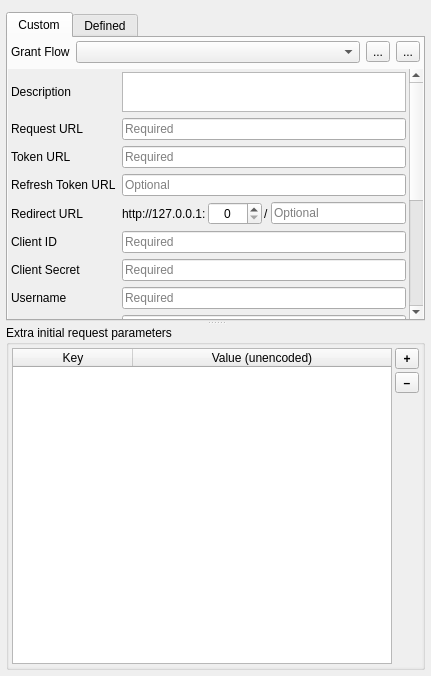
<?xml version="1.0" encoding="UTF-8"?>
<ui version="4.0">
 <class>QgsAuthOAuth2Edit</class>
 <widget class="QWidget" name="QgsAuthOAuth2Edit">
  <property name="enabled">
   <bool>true</bool>
  </property>
  <property name="geometry">
   <rect>
    <x>0</x>
    <y>0</y>
    <width>431</width>
    <height>676</height>
   </rect>
  </property>
  <layout class="QVBoxLayout" name="verticalLayout">
   <property name="leftMargin">
    <number>6</number>
   </property>
   <property name="topMargin">
    <number>6</number>
   </property>
   <property name="rightMargin">
    <number>6</number>
   </property>
   <property name="bottomMargin">
    <number>6</number>
   </property>
   <item>
    <widget class="QFrame" name="frameNotify">
     <property name="enabled">
      <bool>true</bool>
     </property>
     <property name="sizePolicy">
      <sizepolicy hsizetype="Preferred" vsizetype="Maximum">
       <horstretch>0</horstretch>
       <verstretch>0</verstretch>
      </sizepolicy>
     </property>
     <layout class="QHBoxLayout" name="horizontalLayout_2">
      <property name="spacing">
       <number>6</number>
      </property>
      <property name="leftMargin">
       <number>0</number>
      </property>
      <property name="topMargin">
       <number>0</number>
      </property>
      <property name="rightMargin">
       <number>0</number>
      </property>
      <property name="bottomMargin">
       <number>0</number>
      </property>
     </layout>
    </widget>
   </item>
   <item>
    <widget class="QSplitter" name="splitter">
     <property name="orientation">
      <enum>Qt::Vertical</enum>
     </property>
     <property name="handleWidth">
      <number>4</number>
     </property>
     <property name="childrenCollapsible">
      <bool>false</bool>
     </property>
     <widget class="QTabWidget" name="tabConfigs">
      <property name="sizePolicy">
       <sizepolicy hsizetype="Expanding" vsizetype="Expanding">
        <horstretch>0</horstretch>
        <verstretch>2</verstretch>
       </sizepolicy>
      </property>
      <property name="currentIndex">
       <number>0</number>
      </property>
      <widget class="QWidget" name="tabCustom">
       <attribute name="title">
        <string>Custom</string>
       </attribute>
       <layout class="QVBoxLayout" name="verticalLayout_3">
        <property name="spacing">
         <number>6</number>
        </property>
        <property name="leftMargin">
         <number>0</number>
        </property>
        <property name="topMargin">
         <number>3</number>
        </property>
        <property name="rightMargin">
         <number>0</number>
        </property>
        <property name="bottomMargin">
         <number>0</number>
        </property>
        <item>
         <widget class="QFrame" name="horizontalFrame_2">
          <property name="sizePolicy">
           <sizepolicy hsizetype="Preferred" vsizetype="Maximum">
            <horstretch>0</horstretch>
            <verstretch>0</verstretch>
           </sizepolicy>
          </property>
          <layout class="QGridLayout" name="gridLayout_2">
           <property name="leftMargin">
            <number>0</number>
           </property>
           <property name="topMargin">
            <number>0</number>
           </property>
           <property name="rightMargin">
            <number>0</number>
           </property>
           <property name="bottomMargin">
            <number>0</number>
           </property>
           <property name="spacing">
            <number>6</number>
           </property>
           <item row="0" column="2" rowspan="2">
            <layout class="QHBoxLayout" name="horizontalLayout_3">
             <property name="spacing">
              <number>6</number>
             </property>
             <property name="leftMargin">
              <number>3</number>
             </property>
             <property name="rightMargin">
              <number>3</number>
             </property>
             <item>
              <widget class="QLabel" name="lblGrantFlow">
               <property name="sizePolicy">
                <sizepolicy hsizetype="Maximum" vsizetype="Preferred">
                 <horstretch>0</horstretch>
                 <verstretch>0</verstretch>
                </sizepolicy>
               </property>
               <property name="text">
                <string>Grant Flow</string>
               </property>
              </widget>
             </item>
             <item>
              <widget class="QComboBox" name="cmbbxGrantFlow"/>
             </item>
             <item>
              <widget class="QToolButton" name="btnExport">
               <property name="toolTip">
                <string>Export configuration</string>
               </property>
               <property name="text">
                <string>...</string>
               </property>
               <property name="icon">
                <iconset resource="../oauth2-test-app/images/images.qrc">
                 <normaloff>:/images/themes/default/mActionSharingExport.svg</normaloff>:/images/themes/default/mActionSharingExport.svg</iconset>
               </property>
               <property name="iconSize">
                <size>
                 <width>16</width>
                 <height>16</height>
                </size>
               </property>
              </widget>
             </item>
             <item>
              <widget class="QToolButton" name="btnImport">
               <property name="toolTip">
                <string>Import configuration</string>
               </property>
               <property name="text">
                <string>...</string>
               </property>
               <property name="icon">
                <iconset resource="../oauth2-test-app/images/images.qrc">
                 <normaloff>:/images/themes/default/mActionSharingImport.svg</normaloff>:/images/themes/default/mActionSharingImport.svg</iconset>
               </property>
              </widget>
             </item>
            </layout>
           </item>
          </layout>
         </widget>
        </item>
        <item>
         <widget class="QScrollArea" name="scrollAreaCustom">
          <property name="frameShape">
           <enum>QFrame::NoFrame</enum>
          </property>
          <property name="verticalScrollBarPolicy">
           <enum>Qt::ScrollBarAlwaysOn</enum>
          </property>
          <property name="widgetResizable">
           <bool>true</bool>
          </property>
          <widget class="QWidget" name="scrollAreaWidgetContentsCustom">
           <property name="geometry">
            <rect>
             <x>0</x>
             <y>0</y>
             <width>398</width>
             <height>469</height>
            </rect>
           </property>
           <layout class="QGridLayout" name="gridLayout">
            <property name="leftMargin">
             <number>3</number>
            </property>
            <property name="topMargin">
             <number>3</number>
            </property>
            <property name="rightMargin">
             <number>3</number>
            </property>
            <property name="bottomMargin">
             <number>3</number>
            </property>
            <property name="spacing">
             <number>6</number>
            </property>
            <item row="11" column="0">
             <widget class="QLabel" name="lblScope">
              <property name="text">
               <string>Scope</string>
              </property>
             </widget>
            </item>
            <item row="12" column="1" colspan="4">
             <widget class="QLineEdit" name="leState">
              <property name="placeholderText">
               <string>Recommended</string>
              </property>
             </widget>
            </item>
            <item row="18" column="0">
             <widget class="QLabel" name="lblRequestTimeout">
              <property name="sizePolicy">
               <sizepolicy hsizetype="Maximum" vsizetype="Preferred">
                <horstretch>0</horstretch>
                <verstretch>0</verstretch>
               </sizepolicy>
              </property>
              <property name="text">
               <string>Request Timeout</string>
              </property>
              <property name="wordWrap">
               <bool>true</bool>
              </property>
             </widget>
            </item>
            <item row="4" column="0">
             <widget class="QLabel" name="lblRedirectUrl">
              <property name="text">
               <string>Redirect URL</string>
              </property>
              <property name="wordWrap">
               <bool>true</bool>
              </property>
             </widget>
            </item>
            <item row="18" column="1">
             <widget class="QSpinBox" name="spnbxRequestTimeout">
              <property name="sizePolicy">
               <sizepolicy hsizetype="Maximum" vsizetype="Fixed">
                <horstretch>0</horstretch>
                <verstretch>0</verstretch>
               </sizepolicy>
              </property>
              <property name="toolTip">
               <string>Authorization-related timeout</string>
              </property>
              <property name="alignment">
               <set>Qt::AlignCenter</set>
              </property>
              <property name="suffix">
               <string> seconds</string>
              </property>
              <property name="minimum">
               <number>5</number>
              </property>
              <property name="maximum">
               <number>3600</number>
              </property>
              <property name="value">
               <number>30</number>
              </property>
             </widget>
            </item>
            <item row="0" column="0">
             <widget class="QLabel" name="lblDescription">
              <property name="text">
               <string>Description</string>
              </property>
              <property name="wordWrap">
               <bool>true</bool>
              </property>
             </widget>
            </item>
            <item row="3" column="1" colspan="4">
             <widget class="QLineEdit" name="leRefreshTokenUrl">
              <property name="placeholderText">
               <string>Optional</string>
              </property>
             </widget>
            </item>
            <item row="13" column="0">
             <widget class="QLabel" name="lblApiKey">
              <property name="sizePolicy">
               <sizepolicy hsizetype="Maximum" vsizetype="Preferred">
                <horstretch>0</horstretch>
                <verstretch>0</verstretch>
               </sizepolicy>
              </property>
              <property name="text">
               <string>API Key</string>
              </property>
              <property name="wordWrap">
               <bool>true</bool>
              </property>
             </widget>
            </item>
            <item row="1" column="1" colspan="4">
             <widget class="QLineEdit" name="leRequestUrl">
              <property name="placeholderText">
               <string>Required</string>
              </property>
             </widget>
            </item>
            <item row="14" column="0" colspan="5">
             <widget class="Line" name="line">
              <property name="orientation">
               <enum>Qt::Horizontal</enum>
              </property>
             </widget>
            </item>
            <item row="1" column="0">
             <widget class="QLabel" name="lblRequestUrl">
              <property name="text">
               <string>Request URL</string>
              </property>
              <property name="wordWrap">
               <bool>true</bool>
              </property>
             </widget>
            </item>
            <item row="11" column="1" colspan="4">
             <widget class="QLineEdit" name="leScope">
              <property name="placeholderText">
               <string>Optional (space delimiter)</string>
              </property>
             </widget>
            </item>
            <item row="17" column="0">
             <widget class="QLabel" name="lblAccessMethod">
              <property name="sizePolicy">
               <sizepolicy hsizetype="Maximum" vsizetype="Preferred">
                <horstretch>0</horstretch>
                <verstretch>0</verstretch>
               </sizepolicy>
              </property>
              <property name="text">
               <string>Access Method</string>
              </property>
              <property name="wordWrap">
               <bool>true</bool>
              </property>
             </widget>
            </item>
            <item row="9" column="0">
             <widget class="QLabel" name="lblUsername">
              <property name="text">
               <string>Username</string>
              </property>
             </widget>
            </item>
            <item row="13" column="1" colspan="4">
             <widget class="QLineEdit" name="leApiKey">
              <property name="placeholderText">
               <string>Optional</string>
              </property>
             </widget>
            </item>
            <item row="15" column="0" colspan="5">
             <widget class="QLabel" name="label">
              <property name="font">
               <font>
                <pointsize>12</pointsize>
                <italic>true</italic>
               </font>
              </property>
              <property name="text">
               <string>Advanced</string>
              </property>
              <property name="alignment">
               <set>Qt::AlignCenter</set>
              </property>
             </widget>
            </item>
            <item row="10" column="0">
             <widget class="QLabel" name="lblPassword">
              <property name="text">
               <string>Password</string>
              </property>
             </widget>
            </item>
            <item row="17" column="1" colspan="4">
             <widget class="QComboBox" name="cmbbxAccessMethod">
              <property name="sizePolicy">
               <sizepolicy hsizetype="Expanding" vsizetype="Fixed">
                <horstretch>0</horstretch>
                <verstretch>0</verstretch>
               </sizepolicy>
              </property>
              <property name="toolTip">
               <string>Resource access token method</string>
              </property>
             </widget>
            </item>
            <item row="0" column="1" colspan="4">
             <widget class="QPlainTextEdit" name="pteDescription">
              <property name="maximumSize">
               <size>
                <width>16777215</width>
                <height>40</height>
               </size>
              </property>
             </widget>
            </item>
            <item row="2" column="1" colspan="4">
             <widget class="QLineEdit" name="leTokenUrl">
              <property name="placeholderText">
               <string>Required</string>
              </property>
             </widget>
            </item>
            <item row="8" column="1" colspan="4">
             <widget class="QgsPasswordLineEdit" name="leClientSecret">
              <property name="placeholderText">
               <string>Required</string>
              </property>
             </widget>
            </item>
            <item row="16" column="1" colspan="3">
             <widget class="QCheckBox" name="chkbxTokenPersist">
              <property name="text">
               <string>Persist between launches</string>
              </property>
             </widget>
            </item>
            <item row="2" column="0">
             <widget class="QLabel" name="lblTokenUrl">
              <property name="text">
               <string>Token URL</string>
              </property>
              <property name="wordWrap">
               <bool>true</bool>
              </property>
             </widget>
            </item>
            <item row="8" column="0">
             <widget class="QLabel" name="lblClientSecret">
              <property name="text">
               <string>Client Secret</string>
              </property>
              <property name="wordWrap">
               <bool>true</bool>
              </property>
             </widget>
            </item>
            <item row="10" column="1" colspan="4">
             <widget class="QgsPasswordLineEdit" name="lePassword">
              <property name="placeholderText">
               <string>Required</string>
              </property>
             </widget>
            </item>
            <item row="19" column="1">
             <spacer name="verticalSpacer">
              <property name="orientation">
               <enum>Qt::Vertical</enum>
              </property>
              <property name="sizeHint" stdset="0">
               <size>
                <width>20</width>
                <height>0</height>
               </size>
              </property>
             </spacer>
            </item>
            <item row="7" column="0">
             <widget class="QLabel" name="lblClientId">
              <property name="text">
               <string>Client ID</string>
              </property>
              <property name="wordWrap">
               <bool>true</bool>
              </property>
             </widget>
            </item>
            <item row="7" column="1" colspan="4">
             <widget class="QLineEdit" name="leClientId">
              <property name="placeholderText">
               <string>Required</string>
              </property>
             </widget>
            </item>
            <item row="12" column="0">
             <widget class="QLabel" name="lblState">
              <property name="text">
               <string>State</string>
              </property>
             </widget>
            </item>
            <item row="16" column="0">
             <widget class="QLabel" name="lblTokenPersist">
              <property name="text">
               <string>Token Session</string>
              </property>
              <property name="wordWrap">
               <bool>true</bool>
              </property>
             </widget>
            </item>
            <item row="3" column="0">
             <widget class="QLabel" name="lblRefreshTokenUrl">
              <property name="text">
               <string>Refresh Token URL</string>
              </property>
              <property name="wordWrap">
               <bool>true</bool>
              </property>
             </widget>
            </item>
            <item row="9" column="1" colspan="4">
             <widget class="QLineEdit" name="leUsername">
              <property name="placeholderText">
               <string>Required</string>
              </property>
             </widget>
            </item>
            <item row="4" column="1" colspan="4">
             <widget class="QFrame" name="frameRedirectUrl">
              <layout class="QHBoxLayout" name="horizontalLayout_4">
               <property name="spacing">
                <number>2</number>
               </property>
               <property name="leftMargin">
                <number>0</number>
               </property>
               <property name="topMargin">
                <number>0</number>
               </property>
               <property name="rightMargin">
                <number>0</number>
               </property>
               <property name="bottomMargin">
                <number>0</number>
               </property>
               <item>
                <widget class="QLabel" name="lblRedirectIP">
                 <property name="text">
                  <string>http://127.0.0.1:</string>
                 </property>
                </widget>
               </item>
               <item>
                <widget class="QSpinBox" name="spnbxRedirectPort">
                 <property name="sizePolicy">
                  <sizepolicy hsizetype="Maximum" vsizetype="Fixed">
                   <horstretch>0</horstretch>
                   <verstretch>0</verstretch>
                  </sizepolicy>
                 </property>
                 <property name="toolTip">
                  <string>Port number</string>
                 </property>
                 <property name="alignment">
                  <set>Qt::AlignCenter</set>
                 </property>
                 <property name="minimum">
                  <number>0</number>
                 </property>
                 <property name="maximum">
                  <number>9999</number>
                 </property>
                 <property name="value">
                  <number>0</number>
                 </property>
                </widget>
               </item>
               <item>
                <widget class="QLabel" name="lblRedirectUrlSep">
                 <property name="text">
                  <string>/</string>
                 </property>
                </widget>
               </item>
               <item>
                <widget class="QLineEdit" name="leRedirectUrl">
                 <property name="minimumSize">
                  <size>
                   <width>50</width>
                   <height>0</height>
                  </size>
                 </property>
                 <property name="toolTip">
                  <string>Subdirectory</string>
                 </property>
                 <property name="placeholderText">
                  <string>Optional</string>
                 </property>
                </widget>
               </item>
              </layout>
             </widget>
            </item>
           </layout>
          </widget>
         </widget>
        </item>
       </layout>
      </widget>
      <widget class="QWidget" name="tabDefined">
       <attribute name="title">
        <string>Defined</string>
       </attribute>
       <layout class="QVBoxLayout" name="verticalLayout_2">
        <property name="spacing">
         <number>6</number>
        </property>
        <property name="leftMargin">
         <number>3</number>
        </property>
        <property name="topMargin">
         <number>3</number>
        </property>
        <property name="rightMargin">
         <number>3</number>
        </property>
        <property name="bottomMargin">
         <number>0</number>
        </property>
        <item>
         <widget class="QListWidget" name="lstwdgDefinedConfigs">
          <property name="sizePolicy">
           <sizepolicy hsizetype="Expanding" vsizetype="Expanding">
            <horstretch>0</horstretch>
            <verstretch>4</verstretch>
           </sizepolicy>
          </property>
          <property name="font">
           <font>
            <pointsize>13</pointsize>
           </font>
          </property>
          <property name="verticalScrollBarPolicy">
           <enum>Qt::ScrollBarAlwaysOn</enum>
          </property>
          <property name="editTriggers">
           <set>QAbstractItemView::NoEditTriggers</set>
          </property>
          <property name="showDropIndicator" stdset="0">
           <bool>false</bool>
          </property>
          <property name="alternatingRowColors">
           <bool>true</bool>
          </property>
          <property name="verticalScrollMode">
           <enum>QAbstractItemView::ScrollPerItem</enum>
          </property>
          <property name="spacing">
           <number>2</number>
          </property>
          <property name="uniformItemSizes">
           <bool>true</bool>
          </property>
         </widget>
        </item>
        <item>
         <layout class="QHBoxLayout" name="horizontalLayout">
          <property name="spacing">
           <number>0</number>
          </property>
          <item>
           <widget class="QLineEdit" name="leDefinedDirPath">
            <property name="readOnly">
             <bool>true</bool>
            </property>
           </widget>
          </item>
          <item>
           <widget class="QToolButton" name="btnGetDefinedDirPath">
            <property name="toolTip">
             <string>Add extra config directory to parse</string>
            </property>
            <property name="styleSheet">
             <string notr="true"/>
            </property>
            <property name="text">
             <string>...</string>
            </property>
            <property name="icon">
             <iconset resource="../oauth2-test-app/images/images.qrc">
              <normaloff>:/images/themes/default/mActionFileOpen.svg</normaloff>:/images/themes/default/mActionFileOpen.svg</iconset>
            </property>
            <property name="iconSize">
             <size>
              <width>20</width>
              <height>14</height>
             </size>
            </property>
           </widget>
          </item>
         </layout>
        </item>
       </layout>
      </widget>
     </widget>
     <widget class="QgsCollapsibleGroupBoxBasic" name="grpbxAdvanced">
      <property name="sizePolicy">
       <sizepolicy hsizetype="Preferred" vsizetype="Preferred">
        <horstretch>0</horstretch>
        <verstretch>4</verstretch>
       </sizepolicy>
      </property>
      <property name="title">
       <string>Extra initial request parameters</string>
      </property>
      <layout class="QVBoxLayout" name="verticalLayout_4">
       <property name="spacing">
        <number>0</number>
       </property>
       <property name="leftMargin">
        <number>0</number>
       </property>
       <property name="topMargin">
        <number>0</number>
       </property>
       <property name="rightMargin">
        <number>0</number>
       </property>
       <property name="bottomMargin">
        <number>0</number>
       </property>
       <item>
        <widget class="QScrollArea" name="scrollAreaAdvanced">
         <property name="frameShape">
          <enum>QFrame::NoFrame</enum>
         </property>
         <property name="widgetResizable">
          <bool>true</bool>
         </property>
         <widget class="QWidget" name="scrollAreaWidgetContentsAdvanced">
          <property name="geometry">
           <rect>
            <x>0</x>
            <y>0</y>
            <width>413</width>
            <height>298</height>
           </rect>
          </property>
          <layout class="QGridLayout" name="gridLayout_3">
           <property name="leftMargin">
            <number>3</number>
           </property>
           <property name="topMargin">
            <number>3</number>
           </property>
           <property name="rightMargin">
            <number>3</number>
           </property>
           <property name="bottomMargin">
            <number>3</number>
           </property>
           <property name="spacing">
            <number>6</number>
           </property>
           <item row="3" column="0" colspan="2">
            <layout class="QHBoxLayout" name="horizontalLayout_5">
             <property name="spacing">
              <number>3</number>
             </property>
             <item>
              <widget class="QTableWidget" name="tblwdgQueryPairs">
               <property name="editTriggers">
                <set>QAbstractItemView::AllEditTriggers</set>
               </property>
               <property name="dragEnabled">
                <bool>true</bool>
               </property>
               <property name="dragDropMode">
                <enum>QAbstractItemView::DragOnly</enum>
               </property>
               <property name="selectionMode">
                <enum>QAbstractItemView::SingleSelection</enum>
               </property>
               <property name="sortingEnabled">
                <bool>true</bool>
               </property>
               <property name="wordWrap">
                <bool>false</bool>
               </property>
               <attribute name="horizontalHeaderDefaultSectionSize">
                <number>120</number>
               </attribute>
               <attribute name="horizontalHeaderMinimumSectionSize">
                <number>120</number>
               </attribute>
               <attribute name="horizontalHeaderShowSortIndicator" stdset="0">
                <bool>true</bool>
               </attribute>
               <attribute name="horizontalHeaderStretchLastSection">
                <bool>true</bool>
               </attribute>
               <attribute name="verticalHeaderVisible">
                <bool>false</bool>
               </attribute>
               <column>
                <property name="text">
                 <string>Key</string>
                </property>
               </column>
               <column>
                <property name="text">
                 <string>Value (unencoded)</string>
                </property>
               </column>
              </widget>
             </item>
             <item>
              <layout class="QVBoxLayout" name="verticalLayout_6">
               <item>
                <widget class="QToolButton" name="btnAddQueryPair">
                 <property name="minimumSize">
                  <size>
                   <width>24</width>
                   <height>0</height>
                  </size>
                 </property>
                 <property name="font">
                  <font>
                   <weight>75</weight>
                   <bold>true</bold>
                  </font>
                 </property>
                 <property name="text">
                  <string notr="true">+</string>
                 </property>
                </widget>
               </item>
               <item>
                <widget class="QToolButton" name="btnRemoveQueryPair">
                 <property name="minimumSize">
                  <size>
                   <width>24</width>
                   <height>0</height>
                  </size>
                 </property>
                 <property name="font">
                  <font>
                   <weight>75</weight>
                   <bold>true</bold>
                  </font>
                 </property>
                 <property name="text">
                  <string notr="true">–</string>
                 </property>
                </widget>
               </item>
               <item>
                <spacer name="verticalSpacer_7">
                 <property name="orientation">
                  <enum>Qt::Vertical</enum>
                 </property>
                 <property name="sizeHint" stdset="0">
                  <size>
                   <width>20</width>
                   <height>0</height>
                  </size>
                 </property>
                </spacer>
               </item>
              </layout>
             </item>
            </layout>
           </item>
          </layout>
         </widget>
        </widget>
       </item>
      </layout>
     </widget>
    </widget>
   </item>
  </layout>
 </widget>
 <customwidgets>
  <customwidget>
   <class>QgsPasswordLineEdit</class>
   <extends>QLineEdit</extends>
   <header>qgspasswordlineedit.h</header>
  </customwidget>
  <customwidget>
   <class>QgsCollapsibleGroupBoxBasic</class>
   <extends>QGroupBox</extends>
   <header>qgscollapsiblegroupbox.h</header>
   <container>1</container>
  </customwidget>
 </customwidgets>
 <tabstops>
  <tabstop>cmbbxGrantFlow</tabstop>
  <tabstop>pteDescription</tabstop>
  <tabstop>leRequestUrl</tabstop>
  <tabstop>leTokenUrl</tabstop>
  <tabstop>leRefreshTokenUrl</tabstop>
  <tabstop>leClientId</tabstop>
  <tabstop>leClientSecret</tabstop>
  <tabstop>leUsername</tabstop>
  <tabstop>lePassword</tabstop>
  <tabstop>leScope</tabstop>
  <tabstop>leState</tabstop>
  <tabstop>tblwdgQueryPairs</tabstop>
  <tabstop>lstwdgDefinedConfigs</tabstop>
  <tabstop>btnGetDefinedDirPath</tabstop>
  <tabstop>leDefinedDirPath</tabstop>
  <tabstop>scrollAreaAdvanced</tabstop>
  <tabstop>btnImport</tabstop>
  <tabstop>btnExport</tabstop>
  <tabstop>tabConfigs</tabstop>
  <tabstop>btnAddQueryPair</tabstop>
  <tabstop>btnRemoveQueryPair</tabstop>
 </tabstops>
 <resources>
  <include location="../oauth2-test-app/images/images.qrc"/>
 </resources>
 <connections/>
</ui>
